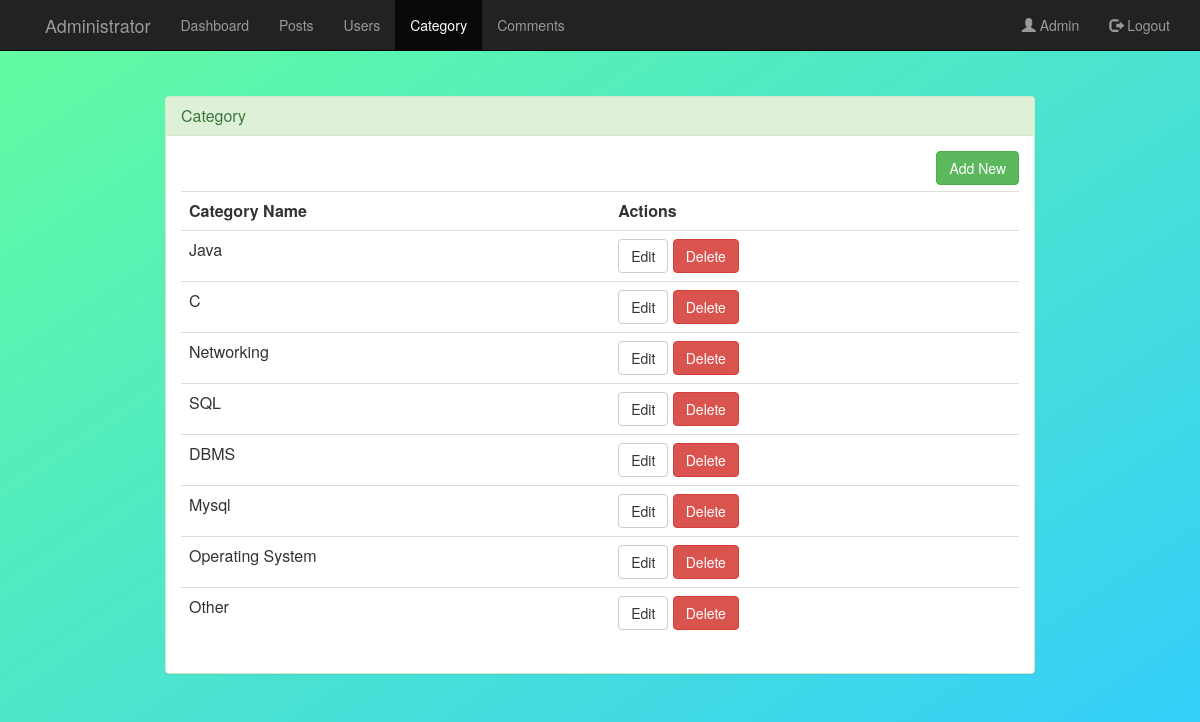
/admin/category.php (signed in), run on the app's committed database.
### tables this page shows
CREATE TABLE `category` (
  `cat_id` int(12) NOT NULL,
  `category` varchar(200) DEFAULT NULL
);

### admin/category.php (the view, shortened to what this page needs)
<?php
$uname=$_SESSION['uname'];
?>
<html>
<head>
	<link rel="stylesheet" type="text/css" href="../css/global.css">
	<link rel="stylesheet" type="text/css" href="../css/bootstrap.css">
	<link rel="stylesheet" type="text/css" href="../css/bootstrap.min.css">
    <link href="//netdna.bootstrapcdn.com/font-awesome/4.0.3/css/font-awesome.css" rel="stylesheet">
</head>
<body>
    <nav class="navbar navbar-inverse navbar-fixed-top">
        <div class="container">
            <div class="navbar-header page-scroll">
                <a class="navbar-brand page-scroll" href="home.php"></a>
            </div>
            <div class="navbar-header">
                <a class="navbar-brand" href="home.php">Administrator</a>
            </div>
            <div class="collapse navbar-collapse" id="bs-example-navbar-collapse-1">
                <ul class="nav navbar-nav navbar-left">
                   <li><a href="home.php"> Dashboard</a></li>
                    <li><a href="post.php"> Posts</a></li>
                    <li><a href="user.php"> Users</a></li>
                    <li class="active"><a href="category.php">Category</a></li>
                    <li><a href="comment.php">Comments</a></li>
                </ul>
              <ul class="nav navbar-nav navbar-right">
                    <li><a href="#" ><span class="glyphicon glyphicon-user"></span> <?php echo $uname;?></a></li>
                <li ><a href="logout.php"><span class="glyphicon glyphicon-log-out"></span> Logout</a></li>
                </ul>
            </div>
        </div>
    </nav>
    <div class="container" style="margin:8% auto;width:900px;">
            <div class="panel panel-success">
                <div class="panel-heading">
                    <h3 class="panel-title">Category</h3>
                </div>
                 <div class="panel-body">
                     <a href="add-category.php" class="pull-right btn btn-success">Add New</a><br><br>
            <table class="table table-stripped">
                                <th>Category Name</th>
                                <th>Actions</th>
                            <?php
                            include "../functions/db.php";
                            $sql = "SELECT * from category";
                            $run = mysqli_query($con,$sql);
                            while($row=mysqli_fetch_array($run))
                            {
                                extract($row);
                                echo "<tr>";
                                echo "<td>".$category."</td>";
                                echo '<td><a href="edit-category.php?cat_id='.$cat_id.'"><button class="btn btn-default">Edit</button> <a href="delete-category.php?cat_id='.$cat_id.'"><button class="btn btn-danger">Delete</button></a></td>';
                                echo "</tr>";
                            }
                            ?>
                            </table>
                     </div>
                </div>
            </div>
	</body>
</html>

### css/global.css (style rules this page uses)
body { background: linear-gradient(to top left, #33ccff 0%, #66ff99 105%);; }

### data on the page
category: category "Java"
category: category "C"
category: category "Networking"
category: category "SQL"
category: category "DBMS"
category: category "Mysql"
category: category "Operating System"
category: category "Other"

### other printed values
$uname "Admin"
